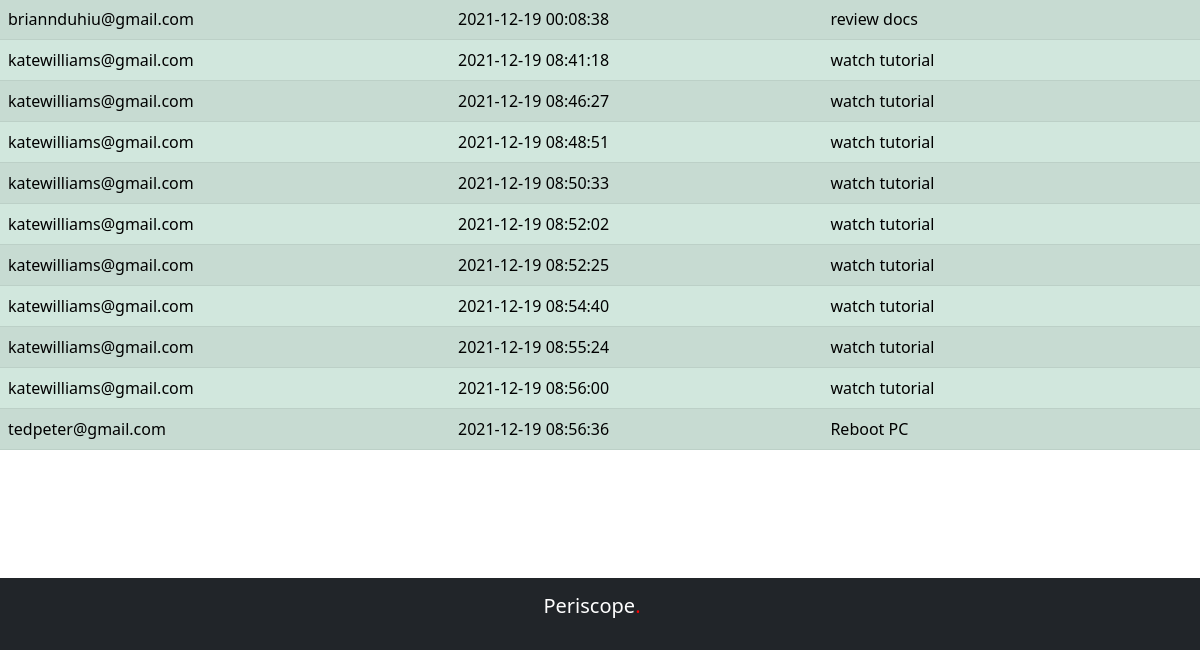
/admin/reports/tasks (lower part), run on an earlier commit of the app's database.
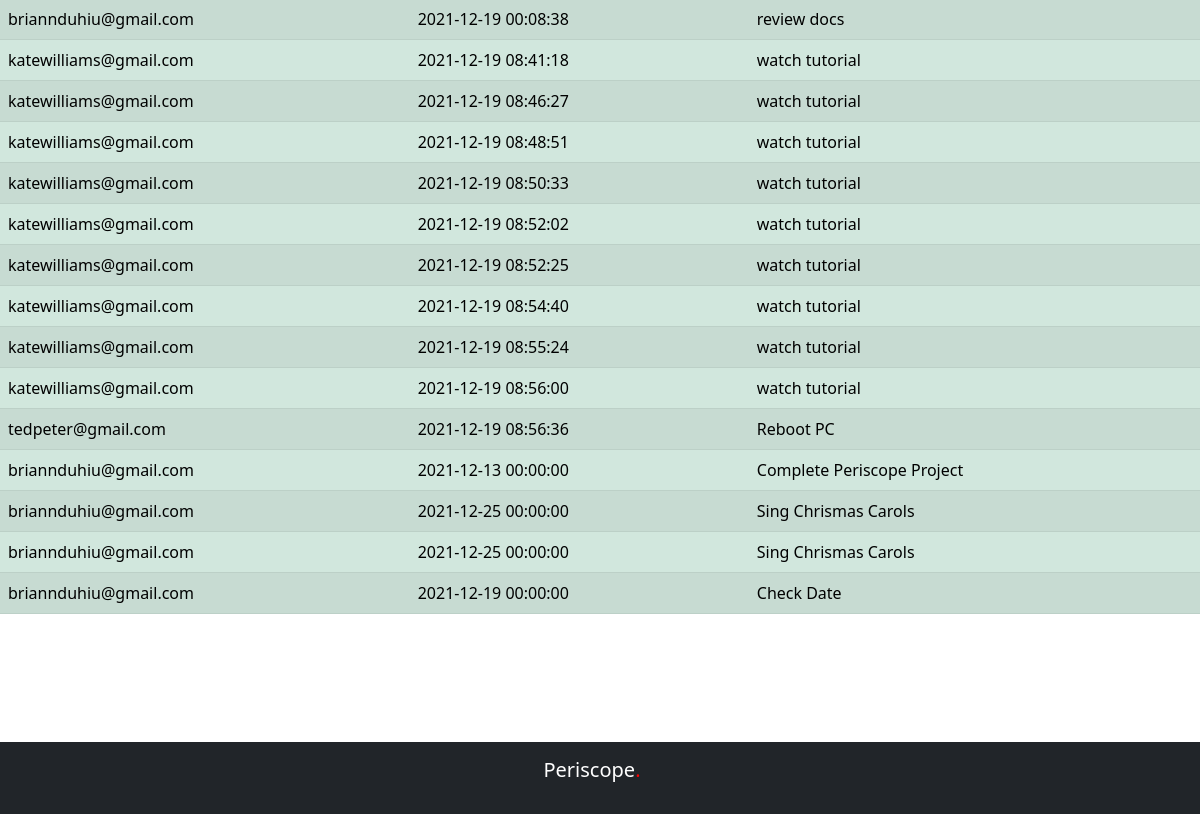
And on a later commit of the database.
### models.py (models this page shows)
class Employee(db.Model, UserMixin):
    id = db.Column(db.Integer, primary_key=True)
    email = db.Column(db.String(150), unique=True)
    password = db.Column(db.String(150))
    first_name = db.Column(db.String(150))
    last_name = db.Column(db.String(150))
    tasks = db.relationship('Tasks')
    shift = db.relationship('Shift')

class Tasks(db.Model):
    id = db.Column(db.Integer, primary_key=True)
    data = db.Column(db.String(15000))
    date = db.Column(db.DateTime(timezone=True), default=func.now())
    user_id = db.Column(db.Integer, db.ForeignKey('employee.id'))

### views.py (the view)
@views.route('/admin/reports/tasks')
def tasks_report():
    tasksList = db.session.query(Tasks)
    employee = db.session.query(Employee)
    return render_template("tasks_reports.html",tasksList=tasksList, employee=employee)

### templates/tasks_reports.html (shortened to what this page needs)
{% extends "admin_base.html" %}
{%block content%}
<table class="table table-success table-striped"style="margin-bottom: 200px;">
    {% for task in tasksList %}
    {% for staff in employee %}
    {% if task.user_id == staff.id %}
    <tr>
    <td>{{staff.email}}</td>
    <td>{{task.date}}</td>
    <td>{{task.data}}</td>
    </tr>
    {% endif %}
    {% endfor %}
    {% endfor %}
</table>
{%endblock%}

What changed in the data, as far as the page shows it:
added Tasks: date "2021-12-13 00:00:00", data "Complete Periscope Project", Employee (email "briannduhiu@gmail.com")
added Tasks: date "2021-12-25 00:00:00", data "Sing Chrismas Carols", Employee (email "briannduhiu@gmail.com")
added Tasks: date "2021-12-25 00:00:00", data "Sing Chrismas Carols", Employee (email "briannduhiu@gmail.com")
added Tasks: date "2021-12-19 00:00:00", data "Check Date", Employee (email "briannduhiu@gmail.com")
